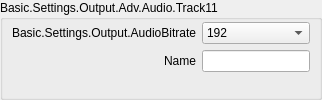
                            <widget class="QGroupBox" name="groupBox_24">
                             <property name="sizePolicy">
                              <sizepolicy hsizetype="Preferred" vsizetype="Preferred">
                               <horstretch>0</horstretch>
                               <verstretch>0</verstretch>
                              </sizepolicy>
                             </property>
                             <property name="title">
                              <string>Basic.Settings.Output.Adv.Audio.Track11</string>
                             </property>
                             <layout class="QFormLayout" name="formLayout_74">
                              <property name="fieldGrowthPolicy">
                               <enum>QFormLayout::FieldGrowthPolicy::AllNonFixedFieldsGrow</enum>
                              </property>
                              <property name="labelAlignment">
                               <set>Qt::AlignmentFlag::AlignRight|Qt::AlignmentFlag::AlignTrailing|Qt::AlignmentFlag::AlignVCenter</set>
                              </property>
                              <property name="leftMargin">
                               <number>9</number>
                              </property>
                              <property name="topMargin">
                               <number>2</number>
                              </property>
                              <property name="rightMargin">
                               <number>9</number>
                              </property>
                              <property name="bottomMargin">
                               <number>9</number>
                              </property>
                              <item row="0" column="0">
                               <widget class="QLabel" name="advOutTrack11BitrateLabel">
                                <property name="minimumSize">
                                 <size>
                                  <width>170</width>
                                  <height>0</height>
                                 </size>
                                </property>
                                <property name="text">
                                 <string>Basic.Settings.Output.AudioBitrate</string>
                                </property>
                                <property name="alignment">
                                 <set>Qt::AlignmentFlag::AlignRight|Qt::AlignmentFlag::AlignTrailing|Qt::AlignmentFlag::AlignVCenter</set>
                                </property>
                                <property name="buddy">
                                 <cstring>advOutTrack11Bitrate</cstring>
                                </property>
                               </widget>
                              </item>
                              <item row="0" column="1">
                               <widget class="QComboBox" name="advOutTrack11Bitrate">
                                <property name="sizePolicy">
                                 <sizepolicy hsizetype="Preferred" vsizetype="Preferred">
                                  <horstretch>0</horstretch>
                                  <verstretch>0</verstretch>
                                 </sizepolicy>
                                </property>
                                <property name="currentIndex">
                                 <number>8</number>
                                </property>
                                <item>
                                 <property name="text">
                                  <string>32</string>
                                 </property>
                                </item>
                                <item>
                                 <property name="text">
                                  <string>48</string>
                                 </property>
                                </item>
                                <item>
                                 <property name="text">
                                  <string>64</string>
                                 </property>
                                </item>
                                <item>
                                 <property name="text">
                                  <string>80</string>
                                 </property>
                                </item>
                                <item>
                                 <property name="text">
                                  <string>96</string>
                                 </property>
                                </item>
                                <item>
                                 <property name="text">
                                  <string>112</string>
                                 </property>
                                </item>
                                <item>
                                 <property name="text">
                                  <string>128</string>
                                 </property>
                                </item>
                                <item>
                                 <property name="text">
                                  <string>160</string>
                                 </property>
                                </item>
                                <item>
                                 <property name="text">
                                  <string>192</string>
                                 </property>
                                </item>
                                <item>
                                 <property name="text">
                                  <string>256</string>
                                 </property>
                                </item>
                                <item>
                                 <property name="text">
                                  <string>320</string>
                                 </property>
                                </item>
                               </widget>
                              </item>
                              <item row="1" column="0">
                               <widget class="QLabel" name="label_9006">
                                <property name="text">
                                 <string>Name</string>
                                </property>
                                <property name="buddy">
                                 <cstring>advOutTrack11Name</cstring>
                                </property>
                               </widget>
                              </item>
                              <item row="1" column="1">
                               <widget class="QLineEdit" name="advOutTrack11Name">
                                <property name="sizePolicy">
                                 <sizepolicy hsizetype="Expanding" vsizetype="Preferred">
                                  <horstretch>0</horstretch>
                                  <verstretch>0</verstretch>
                                 </sizepolicy>
                                </property>
                               </widget>
                              </item>
                             </layout>
                            </widget>
